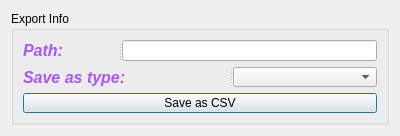
<?xml version="1.0" encoding="UTF-8"?>
<ui version="4.0">
 <class>ExportWindow</class>
 <widget class="QDialog" name="ExportWindow">
  <property name="geometry">
   <rect>
    <x>0</x>
    <y>0</y>
    <width>400</width>
    <height>136</height>
   </rect>
  </property>
  <property name="minimumSize">
   <size>
    <width>400</width>
    <height>136</height>
   </size>
  </property>
  <property name="maximumSize">
   <size>
    <width>400</width>
    <height>136</height>
   </size>
  </property>
  <property name="windowTitle">
   <string>Export</string>
  </property>
  <layout class="QHBoxLayout" name="horizontalLayout">
   <item>
    <widget class="QGroupBox" name="export_path_gBox">
     <property name="title">
      <string>Export Info</string>
     </property>
     <layout class="QVBoxLayout" name="verticalLayout">
      <item>
       <widget class="QSplitter" name="splitter">
        <property name="orientation">
         <enum>Qt::Horizontal</enum>
        </property>
        <widget class="QLabel" name="path_l">
         <property name="font">
          <font>
           <pointsize>12</pointsize>
           <weight>75</weight>
           <italic>true</italic>
           <bold>true</bold>
          </font>
         </property>
         <property name="styleSheet">
          <string notr="true">color: rgb(170, 85, 255);</string>
         </property>
         <property name="text">
          <string>Path:</string>
         </property>
        </widget>
        <widget class="QLineEdit" name="path_le"/>
       </widget>
      </item>
      <item>
       <widget class="QSplitter" name="splitter_2">
        <property name="orientation">
         <enum>Qt::Horizontal</enum>
        </property>
        <widget class="QLabel" name="save_as_ty_l">
         <property name="font">
          <font>
           <pointsize>12</pointsize>
           <weight>75</weight>
           <italic>true</italic>
           <bold>true</bold>
          </font>
         </property>
         <property name="styleSheet">
          <string notr="true">color: rgb(170, 85, 255);</string>
         </property>
         <property name="text">
          <string>Save as type:</string>
         </property>
        </widget>
        <widget class="QComboBox" name="type_cBox"/>
       </widget>
      </item>
      <item>
       <widget class="QPushButton" name="export_btn">
        <property name="text">
         <string>Save as CSV</string>
        </property>
       </widget>
      </item>
     </layout>
    </widget>
   </item>
  </layout>
 </widget>
 <resources/>
 <connections/>
</ui>
